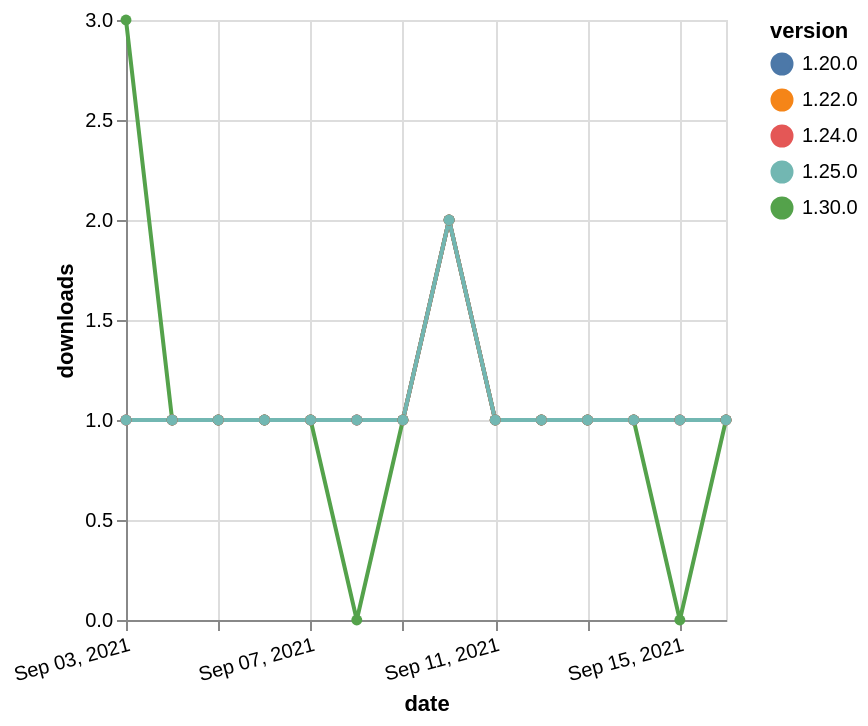

Express this chart as Vega-Lite.
### Vega-Lite specification from a JSON file in a GitHub repository (floating-point values rounded to 4 significant figures)
{"$schema": "https://vega.github.io/schema/vega-lite/v5.json", "description": "A simple bar chart with embedded data.", "data": {"values": [{"date": "2021-09-03", "total": 179, "delta": 1, "version": "1.22.0"}, {"date": "2021-09-04", "total": 180, "delta": 1, "version": "1.22.0"}, {"date": "2021-09-05", "total": 181, "delta": 1, "version": "1.22.0"}, {"date": "2021-09-06", "total": 182, "delta": 1, "version": "1.22.0"}, {"date": "2021-09-07", "total": 183, "delta": 1, "version": "1.22.0"}, {"date": "2021-09-08", "total": 184, "delta": 1, "version": "1.22.0"}, {"date": "2021-09-09", "total": 185, "delta": 1, "version": "1.22.0"}, {"date": "2021-09-10", "total": 187, "delta": 2, "version": "1.22.0"}, {"date": "2021-09-11", "total": 188, "delta": 1, "version": "1.22.0"}, {"date": "2021-09-12", "total": 189, "delta": 1, "version": "1.22.0"}, {"date": "2021-09-13", "total": 190, "delta": 1, "version": "1.22.0"}, {"date": "2021-09-14", "total": 191, "delta": 1, "version": "1.22.0"}, {"date": "2021-09-15", "total": 192, "delta": 1, "version": "1.22.0"}, {"date": "2021-09-16", "total": 193, "delta": 1, "version": "1.22.0"}, {"date": "2021-09-03", "total": 206, "delta": 1, "version": "1.20.0"}, {"date": "2021-09-04", "total": 207, "delta": 1, "version": "1.20.0"}, {"date": "2021-09-05", "total": 208, "delta": 1, "version": "1.20.0"}, {"date": "2021-09-06", "total": 209, "delta": 1, "version": "1.20.0"}, {"date": "2021-09-07", "total": 210, "delta": 1, "version": "1.20.0"}, {"date": "2021-09-08", "total": 211, "delta": 1, "version": "1.20.0"}, {"date": "2021-09-09", "total": 212, "delta": 1, "version": "1.20.0"}, {"date": "2021-09-10", "total": 214, "delta": 2, "version": "1.20.0"}, {"date": "2021-09-11", "total": 215, "delta": 1, "version": "1.20.0"}, {"date": "2021-09-12", "total": 216, "delta": 1, "version": "1.20.0"}, {"date": "2021-09-13", "total": 217, "delta": 1, "version": "1.20.0"}, {"date": "2021-09-14", "total": 218, "delta": 1, "version": "1.20.0"}, {"date": "2021-09-15", "total": 219, "delta": 1, "version": "1.20.0"}, {"date": "2021-09-16", "total": 220, "delta": 1, "version": "1.20.0"}, {"date": "2021-09-03", "total": 112, "delta": 3, "version": "1.30.0"}, {"date": "2021-09-04", "total": 113, "delta": 1, "version": "1.30.0"}, {"date": "2021-09-05", "total": 114, "delta": 1, "version": "1.30.0"}, {"date": "2021-09-06", "total": 115, "delta": 1, "version": "1.30.0"}, {"date": "2021-09-07", "total": 116, "delta": 1, "version": "1.30.0"}, {"date": "2021-09-08", "total": 116, "delta": 0, "version": "1.30.0"}, {"date": "2021-09-09", "total": 117, "delta": 1, "version": "1.30.0"}, {"date": "2021-09-10", "total": 119, "delta": 2, "version": "1.30.0"}, {"date": "2021-09-11", "total": 120, "delta": 1, "version": "1.30.0"}, {"date": "2021-09-12", "total": 121, "delta": 1, "version": "1.30.0"}, {"date": "2021-09-13", "total": 122, "delta": 1, "version": "1.30.0"}, {"date": "2021-09-14", "total": 123, "delta": 1, "version": "1.30.0"}, {"date": "2021-09-15", "total": 123, "delta": 0, "version": "1.30.0"}, {"date": "2021-09-16", "total": 124, "delta": 1, "version": "1.30.0"}, {"date": "2021-09-03", "total": 179, "delta": 1, "version": "1.24.0"}, {"date": "2021-09-04", "total": 180, "delta": 1, "version": "1.24.0"}, {"date": "2021-09-05", "total": 181, "delta": 1, "version": "1.24.0"}, {"date": "2021-09-06", "total": 182, "delta": 1, "version": "1.24.0"}, {"date": "2021-09-07", "total": 183, "delta": 1, "version": "1.24.0"}, {"date": "2021-09-08", "total": 184, "delta": 1, "version": "1.24.0"}, {"date": "2021-09-09", "total": 185, "delta": 1, "version": "1.24.0"}, {"date": "2021-09-10", "total": 187, "delta": 2, "version": "1.24.0"}, {"date": "2021-09-11", "total": 188, "delta": 1, "version": "1.24.0"}, {"date": "2021-09-12", "total": 189, "delta": 1, "version": "1.24.0"}, {"date": "2021-09-13", "total": 190, "delta": 1, "version": "1.24.0"}, {"date": "2021-09-14", "total": 191, "delta": 1, "version": "1.24.0"}, {"date": "2021-09-15", "total": 192, "delta": 1, "version": "1.24.0"}, {"date": "2021-09-16", "total": 193, "delta": 1, "version": "1.24.0"}, {"date": "2021-09-03", "total": 150, "delta": 1, "version": "1.25.0"}, {"date": "2021-09-04", "total": 151, "delta": 1, "version": "1.25.0"}, {"date": "2021-09-05", "total": 152, "delta": 1, "version": "1.25.0"}, {"date": "2021-09-06", "total": 153, "delta": 1, "version": "1.25.0"}, {"date": "2021-09-07", "total": 154, "delta": 1, "version": "1.25.0"}, {"date": "2021-09-08", "total": 155, "delta": 1, "version": "1.25.0"}, {"date": "2021-09-09", "total": 156, "delta": 1, "version": "1.25.0"}, {"date": "2021-09-10", "total": 158, "delta": 2, "version": "1.25.0"}, {"date": "2021-09-11", "total": 159, "delta": 1, "version": "1.25.0"}, {"date": "2021-09-12", "total": 160, "delta": 1, "version": "1.25.0"}, {"date": "2021-09-13", "total": 161, "delta": 1, "version": "1.25.0"}, {"date": "2021-09-14", "total": 162, "delta": 1, "version": "1.25.0"}, {"date": "2021-09-15", "total": 163, "delta": 1, "version": "1.25.0"}, {"date": "2021-09-16", "total": 164, "delta": 1, "version": "1.25.0"}]}, "width": "container", "mark": {"type": "line", "point": {"filled": true}}, "encoding": {"x": {"field": "date", "type": "temporal", "timeUnit": "yearmonthdate", "title": "date", "axis": {"labelAngle": -15}}, "y": {"field": "delta", "type": "quantitative", "title": "downloads"}, "color": {"field": "version", "type": "nominal"}, "tooltip": {"field": "delta"}}}
